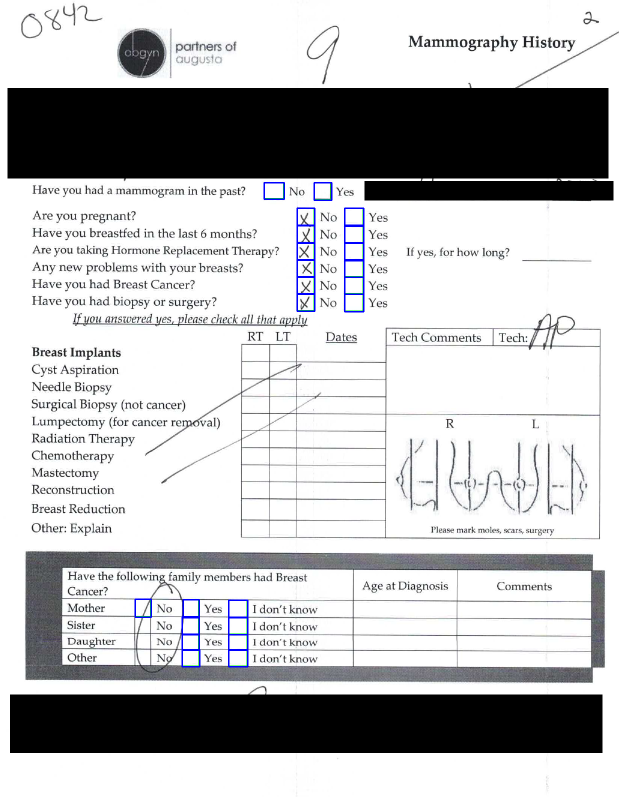
#> input picture example_images/REDACTED_Augusta1.dcm.png, 1237 x 1593 px (shown at 1/2 size)
$ python test.py ../example_images
#> lines starting #> are read from the running program, lines starting #| are printed output that depends on the picture; after the words box and inside, x2 and y2 are one past the last pixel; in counts of white or black regions, pixels touching at a corner belong together
#General Idea of what the code does:
#Reads in image with cv2
#Scans for boxes with the boxdetect package
#Then using the boxes, determines if they are checked
#Then finds the right box using ocr and coordinate math
#Will then add to a spreadsheet or whatever the company needs

#Imports
from boxdetect import config
import matplotlib.pyplot as plt
from boxdetect.pipelines import get_boxes
from boxdetect.pipelines import get_checkboxes
import cv2
import argparse
import numpy as np
import time
import os
from pathlib import Path
cwd = os.getcwd()
parser = argparse.ArgumentParser(description='Reads HX sheets, add folder of images to be processed.')
parser.add_argument('folder', type=Path, help='The folder to scan, relative or full path accepted')
parser.add_argument('--od', '--outputDirectory', help='The place to output the list of files, outputs to current directory if left blank')
parser.add_argument("-v", "--verbosity", type=int, choices=[0, 1, 2],
                    help="increase output verbosity")
args = parser.parse_args()
verbosity = args.verbosity
print(verbosity)
folder = args.folder
print(folder)

outputdir = args.od
print(outputdir)
print(cwd)
folder = os.path.join(cwd, folder)
print(folder)


def hxsheet(file_name):
    #Getting image


    #file_name = r'C:\Users\choll\PycharmProjects\MommyAI\BlankHXL.png'

    imagecv = cv2.imread(file_name)
#> imagecv is the input picture: shape (1593, 1237, 3); mean B, G, R 191.2, 189.8, 189.5
    # Bad variable management!
    originalimg = imagecv
    superoriginalimage = cv2.imread(file_name)


    #Greyscales image
    imagecv = cv2.cvtColor(imagecv, cv2.COLOR_RGB2GRAY)
#> imagecv: shape (1593, 1237)

    #Denoise image
    #imagecv = cv2.fastNlMeansDenoising(imagecv, None, 30, 7, 21)
    #Crops image to reduce boxes
    y=230
    x=1
    h=130
    w=425
    # Creates a black background of the same shape as the inital image
    mask = np.zeros(imagecv.shape[:2], dtype="uint8")
    cv2.rectangle(mask, (0, 220), (400, 350), 255, -1)
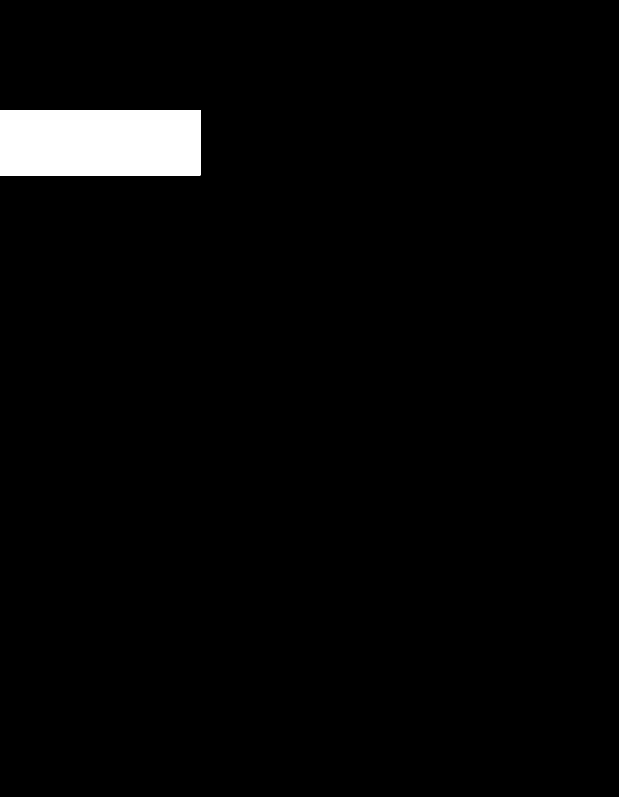
#> mask: shape (1593, 1237) (shown at 1/2 size); 2.7% white; 1 white region, box (x1, y1, x2, y2) and area: (0, 220, 401, 351) 52531

    # Does some smart stuff to invert mask and other math
    # Tutorial here https://stackoverflow.com/questions/29810128/opencv-python-set-background-colour/38516242

    # load background (could be an image too)
    bk = np.full(imagecv.shape, 255, dtype=np.uint8)  # white bk
    #cv2.imshow("bgmask", bk)
    # get masked foreground
    fg_masked = cv2.bitwise_and(imagecv, imagecv, mask=mask)
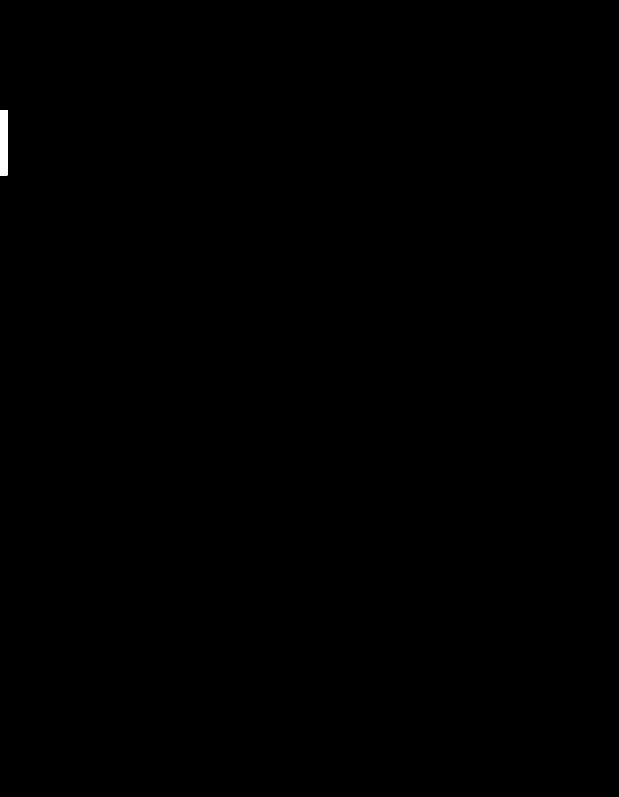
#> fg_masked: shape (1593, 1237) (shown at 1/2 size); 0.1% white; 1 white region, box (x1, y1, x2, y2) and area: (0, 220, 15, 351) 1965

    # get masked background, mask must be inverted
    mask = cv2.bitwise_not(mask)
    bk_masked = cv2.bitwise_and(bk, bk, mask=mask)
#> bk: shape (1593, 1237); every value is 255

    # combine masked foreground and masked background
    final = cv2.bitwise_or(fg_masked, bk_masked)
#> final: shape (1593, 1237); 97.4% white; 1 black region, box (x1, y1, x2, y2) and area: (15, 220, 401, 351) 50566


    imagecv = cv2.bitwise_or(fg_masked, bk_masked)
    #Debug
    #cv2.imshow("final", imagecv)
    #cv2.waitKey(0)

    # Creates a mask for what will still be shown
    # More info in tutorial here https://www.pyimagesearch.com/2021/01/19/image-masking-with-opencv/
    cv2.rectangle(mask, (0, 230), (400, 350), 255, -1)
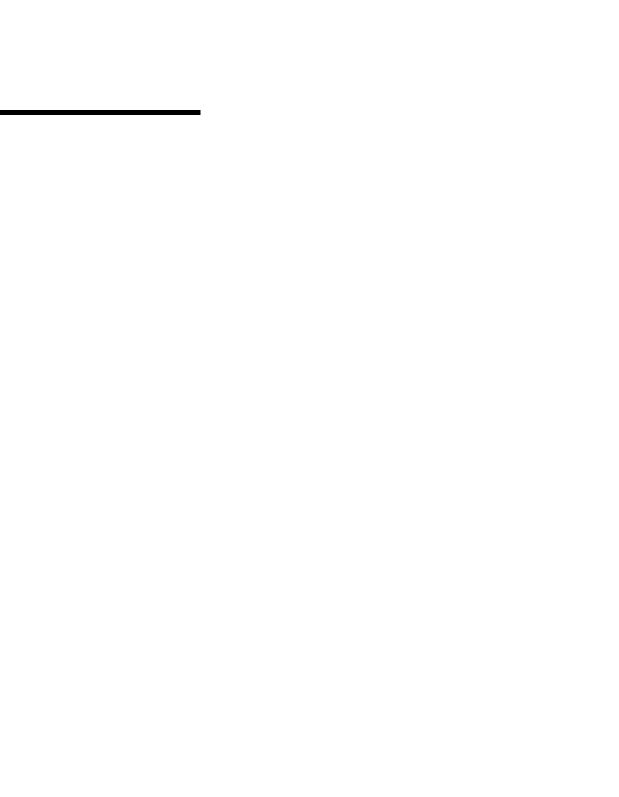
#> mask: shape (1593, 1237) (shown at 1/2 size); 99.8% white; 1 black region, box (x1, y1, x2, y2) and area: (0, 220, 401, 230) 4010


    cv2.imwrite("tempimg.png", imagecv)
    # Save masked image to disk to make it better with get_boxes

    tempimgpath = cwd + r"\tempimg.png"

    cv2.imshow("masked", imagecv)
    #imagecv = imagecv[y:y+h, x:x+w]
    cv2.imshow('Image', originalimg)
    cv2.waitKey(0)


    # 18, 19
    # Config for boxdetect, found from https://pypi.org/project/boxdetect/#usage-examples
    cfg = config.PipelinesConfig()

    cfg.autoconfigure([(19,19),(20,20),(18,18),(18,19),(19,20),(19,18),(17,17),(17,18),(18,17),(17,19),(19,17)])

    #,
    # Use rects not grouping rects
    rects, grouping_rects, image, output_image = get_boxes(
        tempimgpath, cfg=cfg, plot=False)

    cfg1 = config.PipelinesConfig()

    cfg1.width_range = (15,25)
    cfg1.height_range = (15,26)
    cfg1.scaling_factors = [10]
    cfg1.wh_ratio_range = (0.6, 1.4)
    cfg1.group_size_range = (0, 1)
    cfg1.dilation_iterations = 0
    cfg1.thickness = 1

    rects1, grouping_rects, image, output_image = get_boxes(
        tempimgpath, cfg=cfg1, plot=False)
    try:
        rects1 = rects1.tolist()

    except:
        print("Second pass found no boxes")
        rects1 = []
    rectscopy = rects
    # Use tolist numpy function
    rectscopy = rectscopy.tolist()
    # want to know how many times I appened a cord
    appendedcords = 0
    for i in rects1:
        c = 0
        d = 0
        for x in rectscopy:
            #Might want to change stuff
            #@TODO
            if abs(i[0] - x[0]) > 6 and abs(i[1] - x[0]) > 6:
                c += 1
            d += 1
            if c >= d:
                rectscopy.append(i)
                print("Appended coordinate!")
                print(i)
                appendedcords += 1


    #Debug
    print(rects)
    num = 1

    cordlist = []
    #Loops through all the boxes found by get_boxes boxes stored in (x, y, w, h)
    distancelist = []
    checkedlist = []
    for i in rectscopy:
        #Debug
        print("Itteration", num)
        print(i)
        print(i[0])
        print(i[1])
        print(i[2])
        print(i[3])
        #y, x for cropping, boxfind
        # Tutorial used https://stackoverflow.com/questions/15589517/how-to-crop-an-image-in-opencv-using-python
        y = i[1]
        x = i[0]
        h = i[3]
        w = i[2]

        distance = abs(i[0] - 288) + abs(i[1] - 288)

        distancelist.append(distance)
        #Crops inital image to the first box, will iterate through for all of them
        crop = imagecv[y:y + h, x:x + w]
        y = 0
        y = 0
        x = 0
        # Work in progress
        print(type(crop))
        print(crop)

        cv2.imwrite("crop.png", crop)
        #Removes the top, bottom, far left and far right rows and coloums,
        #Reason is becuase the black pixels from the box were showing up in the image and this is an easy way to remove then
        # Tutorial used https://note.nkmk.me/en/python-numpy-delete/
        #Top row delete
        new_crop = np.delete(crop, 0, 0)
        new_crop = np.delete(new_crop, -1, 0)
        new_crop = np.delete(new_crop, -1, 0)
        new_crop = np.delete(new_crop, 0, 1)
        new_crop = np.delete(new_crop, -1, 1)
        new_crop = np.delete(new_crop, -1, 1)
        # Thresholds image, any pixel above 245 in value gets turned to white else gets turned to black
        #Tutorial used https://www.geeksforgeeks.org/python-thresholding-techniques-using-opencv-set-1-simple-thresholding/
        ret, new_crop = cv2.threshold(new_crop, 240, 255, cv2.THRESH_BINARY)
        black = np.count_nonzero(new_crop == 0)
        print(new_crop)
        print("------------------------------")
        print("This point is ", distance, "away from the ideal point")
        print("------------------------------")
        print("------------------------------")
        print("There are ", black, "black pixels in the image")
        print("------------------------------")
        if black >= 15:
            print("Image number", num, "at", i, "is checked!")
            checkedlist.append(1)
        else:
            print("Image number", num, "at", i, "is not checked")
            checkedlist.append(0)
        #Debug
        cv2.imwrite("newcrop.png", new_crop)


        #Shows image and adds 1 to the debug counter
        #cv2.imshow('Image', crop)
        #cv2.waitKey(0)
        num = num + 1
    print(rects)
    #Stops program becuase the findcheckboxes dosnt work to well
    cv2.imshow("output", output_image)
    cv2.waitKey(0)

    print(type(rectscopy))
    successlist = checks(rectscopy)
    print("here")
    print("List of success", successlist)
    print("Amount of successes", len(successlist))
    try:
        success = successlist[0]
    except:
        pass
    logs = open("log.txt", "a+")
    message = "\n" + str(rectscopy)
    logs.write(str(message))
    logs.close()
    if len(successlist) == 0:
        print("------------------------------")
        print("No successes found... exiting")
        exit()
        time.sleep(2)
        print("------------------------------")
    if len(successlist) > 1:
        print("a")
        ycordlist = []
        for i in successlist:
            ycord = i[0][1]
            ycordlist.append(ycord)
        truesuccess = max(ycordlist)
        index = ycordlist.index(truesuccess)
        success = successlist[index]
    print("-------Success!!!!!----------")
    print(success)
    print("AA")

    originalimg = cv2.imread(file_name)

    topleft = success[2]
    topright = success[3]
    bottomleft = success[0]
    bottomright = success[1]
    print(success[0], success[1], success[2], success[3])
    print("RIGHT HERE")
    newimage = rectntext(topleft, topright, bottomleft, bottomright, originalimg)
    cv2.imshow("Newimg", newimage)
    cv2.waitKey(0)

    print("here")

    print("Topleft", topleft, "Topright", topright)
    print("Bottomleft", bottomleft, "Bottomright", bottomright)
    print(checkedlist)
    print(rectscopy)

    topleftpos = rectscopy.index(topleft)
    toprightpos = rectscopy.index(topright)
    bottomrightpos = rectscopy.index(bottomright)
    bottomleftpos = rectscopy.index(bottomleft)
    cancer = 0
    surgery = 0
    if checkedlist[topleftpos] == 1:
        print("The patient has NOT had breast cancer")
        cancer += 1
    if checkedlist[toprightpos] == 1:
        print("The patient HAS had breast cancer")
        cancer += 1
    if checkedlist[bottomleftpos] == 1:
        print("The patient has NOT had biopsy or surgery")
        surgery += 1
    if checkedlist[bottomrightpos] == 1:
        print("The patient HAS had a biopsy or surgery")
        surgery += 1

    if cancer > 1:
        print("Failed, 2 boxes appear to be checked")
    if surgery > 1:
        print("Failed, 2 boxes appear to be checked")
    print("Appended", appendedcords, "coordinate")

    cv2.imshow("Done??", originalimg)
    cv2.imshow("Original", superoriginalimage)

    cv2.waitKey(0)


# [98 lines left out: functions checks, rectntext, not called in this run]

file_name = r'C:\Users\choll\PycharmProjects\MommyAI\Images\HXSheets\hxsheet1.png'
for file in os.listdir(folder):
    print(os.listdir(folder))
    print(file)
    file = os.path.join(folder, file)
    print(file)
    hxsheet(file)
#> (the call stopped at in hxsheet, `cfg = config.PipelinesConfig()`: boxdetect is not available in this run)
#> pass 2 of the loop `for file in os.listdir(folder):`:
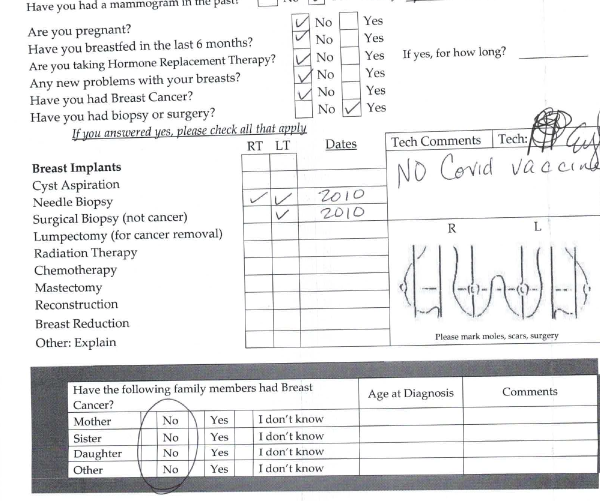
#> input picture example_images/REDACTED_Augusta2.dcm.png, 1200 x 1002 px (shown at 1/2 size)
#> in hxsheet, imagecv is the input picture: shape (1002, 1200, 3); mean B, G, R 232.4, 231.8, 231.5
#> imagecv: shape (1002, 1200)
#> in hxsheet (call 2), `cv2.rectangle(mask, (0, 220), (400, 350), 255, -1)`:
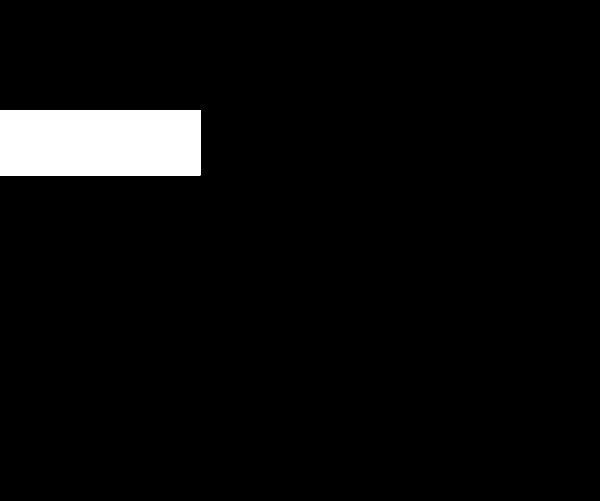
#> mask: shape (1002, 1200) (shown at 1/2 size); 4.4% white; 1 white region, box (x1, y1, x2, y2) and area: (0, 220, 401, 351) 52531
#> fg_masked: shape (1002, 1200)
#> bk: shape (1002, 1200); every value is 255
#> final: shape (1002, 1200)
#> in hxsheet (call 2), `cv2.rectangle(mask, (0, 230), (400, 350), 255, -1)`:
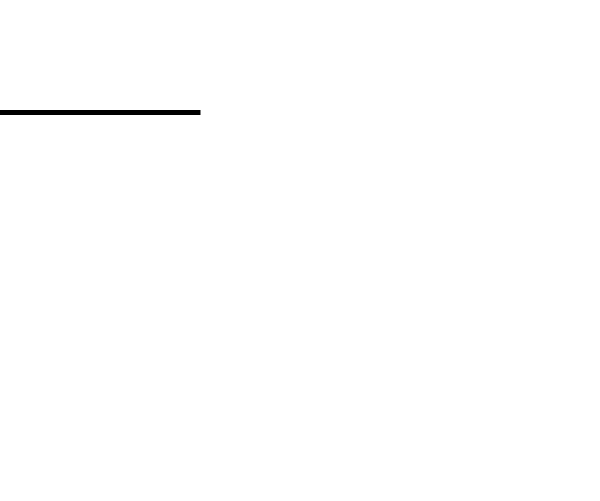
#> mask: shape (1002, 1200) (shown at 1/2 size); 99.7% white; 1 black region, box (x1, y1, x2, y2) and area: (0, 220, 401, 230) 4010
